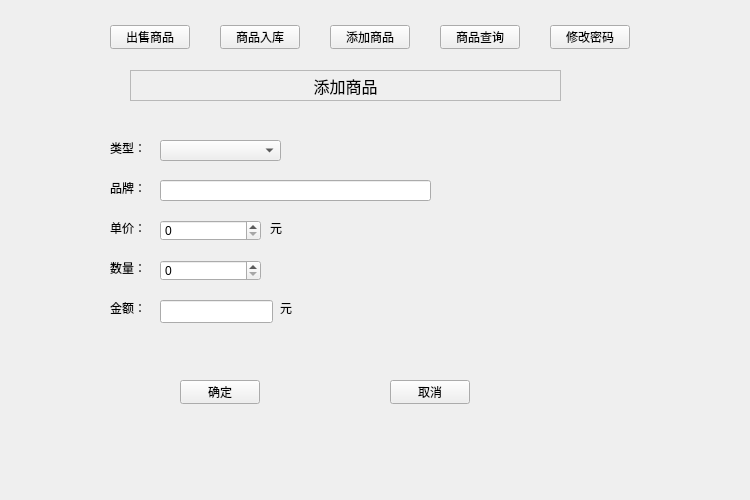
<?xml version="1.0" encoding="UTF-8"?>
<ui version="4.0">
 <class>Widget</class>
 <widget class="QWidget" name="Widget">
  <property name="geometry">
   <rect>
    <x>0</x>
    <y>0</y>
    <width>750</width>
    <height>500</height>
   </rect>
  </property>
  <property name="windowTitle">
   <string>Widget</string>
  </property>
  <widget class="QStackedWidget" name="stackedWidget">
   <property name="geometry">
    <rect>
     <x>20</x>
     <y>50</y>
     <width>700</width>
     <height>410</height>
    </rect>
   </property>
   <property name="currentIndex">
    <number>2</number>
   </property>
   <widget class="QWidget" name="sellPage">
    <widget class="QLabel" name="label">
     <property name="geometry">
      <rect>
       <x>60</x>
       <y>20</y>
       <width>561</width>
       <height>21</height>
      </rect>
     </property>
     <property name="font">
      <font>
       <pointsize>12</pointsize>
      </font>
     </property>
     <property name="frameShape">
      <enum>QFrame::StyledPanel</enum>
     </property>
     <property name="text">
      <string>出售商品</string>
     </property>
     <property name="alignment">
      <set>Qt::AlignCenter</set>
     </property>
    </widget>
    <widget class="QLabel" name="label_2">
     <property name="geometry">
      <rect>
       <x>60</x>
       <y>90</y>
       <width>54</width>
       <height>16</height>
      </rect>
     </property>
     <property name="text">
      <string>类型：</string>
     </property>
    </widget>
    <widget class="QLabel" name="label_3">
     <property name="geometry">
      <rect>
       <x>60</x>
       <y>140</y>
       <width>54</width>
       <height>16</height>
      </rect>
     </property>
     <property name="text">
      <string>品牌：</string>
     </property>
    </widget>
    <widget class="QLabel" name="label_4">
     <property name="geometry">
      <rect>
       <x>60</x>
       <y>190</y>
       <width>54</width>
       <height>16</height>
      </rect>
     </property>
     <property name="text">
      <string>单价：</string>
     </property>
    </widget>
    <widget class="QLabel" name="label_5">
     <property name="geometry">
      <rect>
       <x>60</x>
       <y>240</y>
       <width>54</width>
       <height>16</height>
      </rect>
     </property>
     <property name="text">
      <string>数量：</string>
     </property>
    </widget>
    <widget class="QLabel" name="label_6">
     <property name="geometry">
      <rect>
       <x>60</x>
       <y>290</y>
       <width>31</width>
       <height>16</height>
      </rect>
     </property>
     <property name="text">
      <string>金额：</string>
     </property>
    </widget>
    <widget class="QComboBox" name="sellTypeComboBox">
     <property name="geometry">
      <rect>
       <x>120</x>
       <y>90</y>
       <width>161</width>
       <height>21</height>
      </rect>
     </property>
    </widget>
    <widget class="QComboBox" name="sellBrandComboBox">
     <property name="geometry">
      <rect>
       <x>120</x>
       <y>140</y>
       <width>281</width>
       <height>21</height>
      </rect>
     </property>
    </widget>
    <widget class="QLineEdit" name="sellPriceLineEdit">
     <property name="geometry">
      <rect>
       <x>120</x>
       <y>190</y>
       <width>113</width>
       <height>23</height>
      </rect>
     </property>
    </widget>
    <widget class="QLabel" name="label_7">
     <property name="geometry">
      <rect>
       <x>240</x>
       <y>190</y>
       <width>61</width>
       <height>31</height>
      </rect>
     </property>
     <property name="text">
      <string>元</string>
     </property>
    </widget>
    <widget class="QSpinBox" name="sellNumSpinBox">
     <property name="geometry">
      <rect>
       <x>120</x>
       <y>240</y>
       <width>121</width>
       <height>21</height>
      </rect>
     </property>
    </widget>
    <widget class="QLabel" name="sellLastNumLabel">
     <property name="geometry">
      <rect>
       <x>250</x>
       <y>230</y>
       <width>151</width>
       <height>41</height>
      </rect>
     </property>
     <property name="text">
      <string>剩余数量：000</string>
     </property>
    </widget>
    <widget class="QLineEdit" name="sellSumLineEdit">
     <property name="geometry">
      <rect>
       <x>120</x>
       <y>290</y>
       <width>113</width>
       <height>23</height>
      </rect>
     </property>
    </widget>
    <widget class="QLabel" name="label_9">
     <property name="geometry">
      <rect>
       <x>240</x>
       <y>290</y>
       <width>61</width>
       <height>31</height>
      </rect>
     </property>
     <property name="text">
      <string>元</string>
     </property>
    </widget>
    <widget class="QPushButton" name="sellOkBtn">
     <property name="geometry">
      <rect>
       <x>160</x>
       <y>350</y>
       <width>80</width>
       <height>24</height>
      </rect>
     </property>
     <property name="text">
      <string>确定</string>
     </property>
    </widget>
    <widget class="QPushButton" name="sellCancelBtn">
     <property name="geometry">
      <rect>
       <x>360</x>
       <y>350</y>
       <width>80</width>
       <height>24</height>
      </rect>
     </property>
     <property name="text">
      <string>取消</string>
     </property>
    </widget>
   </widget>
   <widget class="QWidget" name="page">
    <widget class="QLabel" name="label_8">
     <property name="geometry">
      <rect>
       <x>90</x>
       <y>20</y>
       <width>521</width>
       <height>21</height>
      </rect>
     </property>
     <property name="font">
      <font>
       <pointsize>12</pointsize>
      </font>
     </property>
     <property name="frameShape">
      <enum>QFrame::StyledPanel</enum>
     </property>
     <property name="text">
      <string>商品入库</string>
     </property>
     <property name="alignment">
      <set>Qt::AlignCenter</set>
     </property>
    </widget>
    <widget class="QLabel" name="label_10">
     <property name="geometry">
      <rect>
       <x>100</x>
       <y>70</y>
       <width>54</width>
       <height>16</height>
      </rect>
     </property>
     <property name="text">
      <string>类型：</string>
     </property>
    </widget>
    <widget class="QLabel" name="label_11">
     <property name="geometry">
      <rect>
       <x>100</x>
       <y>110</y>
       <width>54</width>
       <height>16</height>
      </rect>
     </property>
     <property name="text">
      <string>品牌：</string>
     </property>
    </widget>
    <widget class="QLabel" name="label_12">
     <property name="geometry">
      <rect>
       <x>100</x>
       <y>150</y>
       <width>54</width>
       <height>16</height>
      </rect>
     </property>
     <property name="text">
      <string>单价：</string>
     </property>
    </widget>
    <widget class="QLabel" name="label_13">
     <property name="geometry">
      <rect>
       <x>100</x>
       <y>190</y>
       <width>54</width>
       <height>16</height>
      </rect>
     </property>
     <property name="text">
      <string>数量：</string>
     </property>
    </widget>
    <widget class="QLabel" name="label_14">
     <property name="geometry">
      <rect>
       <x>100</x>
       <y>230</y>
       <width>54</width>
       <height>16</height>
      </rect>
     </property>
     <property name="text">
      <string>金额：</string>
     </property>
    </widget>
    <widget class="QComboBox" name="goodsTypeComboBox">
     <property name="geometry">
      <rect>
       <x>150</x>
       <y>70</y>
       <width>101</width>
       <height>21</height>
      </rect>
     </property>
    </widget>
    <widget class="QComboBox" name="goodsBrandComboBox">
     <property name="geometry">
      <rect>
       <x>150</x>
       <y>110</y>
       <width>201</width>
       <height>21</height>
      </rect>
     </property>
    </widget>
    <widget class="QLineEdit" name="goodsPriceLineEdit">
     <property name="geometry">
      <rect>
       <x>150</x>
       <y>150</y>
       <width>113</width>
       <height>23</height>
      </rect>
     </property>
    </widget>
    <widget class="QSpinBox" name="goodsNumSpinBox">
     <property name="geometry">
      <rect>
       <x>150</x>
       <y>190</y>
       <width>101</width>
       <height>21</height>
      </rect>
     </property>
    </widget>
    <widget class="QLineEdit" name="goodsSumLineEdit">
     <property name="geometry">
      <rect>
       <x>150</x>
       <y>230</y>
       <width>113</width>
       <height>23</height>
      </rect>
     </property>
    </widget>
    <widget class="QPushButton" name="goodsOkBtn">
     <property name="geometry">
      <rect>
       <x>150</x>
       <y>320</y>
       <width>80</width>
       <height>24</height>
      </rect>
     </property>
     <property name="text">
      <string>确定</string>
     </property>
    </widget>
    <widget class="QPushButton" name="goodsCancelBtn">
     <property name="geometry">
      <rect>
       <x>380</x>
       <y>320</y>
       <width>80</width>
       <height>24</height>
      </rect>
     </property>
     <property name="text">
      <string>取消</string>
     </property>
    </widget>
    <widget class="QLabel" name="label_15">
     <property name="geometry">
      <rect>
       <x>270</x>
       <y>150</y>
       <width>54</width>
       <height>16</height>
      </rect>
     </property>
     <property name="text">
      <string>元</string>
     </property>
    </widget>
    <widget class="QLabel" name="label_16">
     <property name="geometry">
      <rect>
       <x>280</x>
       <y>230</y>
       <width>54</width>
       <height>16</height>
      </rect>
     </property>
     <property name="text">
      <string>元</string>
     </property>
    </widget>
   </widget>
   <widget class="QWidget" name="page_3">
    <widget class="QLabel" name="label_17">
     <property name="geometry">
      <rect>
       <x>110</x>
       <y>20</y>
       <width>431</width>
       <height>31</height>
      </rect>
     </property>
     <property name="font">
      <font>
       <pointsize>12</pointsize>
      </font>
     </property>
     <property name="frameShape">
      <enum>QFrame::StyledPanel</enum>
     </property>
     <property name="text">
      <string>添加商品</string>
     </property>
     <property name="alignment">
      <set>Qt::AlignCenter</set>
     </property>
    </widget>
    <widget class="QLabel" name="label_18">
     <property name="geometry">
      <rect>
       <x>90</x>
       <y>90</y>
       <width>54</width>
       <height>16</height>
      </rect>
     </property>
     <property name="text">
      <string>类型：</string>
     </property>
    </widget>
    <widget class="QComboBox" name="newTypeComboBox">
     <property name="geometry">
      <rect>
       <x>140</x>
       <y>90</y>
       <width>121</width>
       <height>21</height>
      </rect>
     </property>
    </widget>
    <widget class="QLabel" name="label_19">
     <property name="geometry">
      <rect>
       <x>90</x>
       <y>130</y>
       <width>54</width>
       <height>16</height>
      </rect>
     </property>
     <property name="text">
      <string>品牌：</string>
     </property>
    </widget>
    <widget class="QLabel" name="label_20">
     <property name="geometry">
      <rect>
       <x>90</x>
       <y>170</y>
       <width>54</width>
       <height>16</height>
      </rect>
     </property>
     <property name="text">
      <string>单价：</string>
     </property>
    </widget>
    <widget class="QLabel" name="label_21">
     <property name="geometry">
      <rect>
       <x>90</x>
       <y>210</y>
       <width>54</width>
       <height>16</height>
      </rect>
     </property>
     <property name="text">
      <string>数量：</string>
     </property>
    </widget>
    <widget class="QLabel" name="label_22">
     <property name="geometry">
      <rect>
       <x>90</x>
       <y>250</y>
       <width>54</width>
       <height>16</height>
      </rect>
     </property>
     <property name="text">
      <string>金额：</string>
     </property>
    </widget>
    <widget class="QPushButton" name="newOkBtn">
     <property name="geometry">
      <rect>
       <x>160</x>
       <y>330</y>
       <width>80</width>
       <height>24</height>
      </rect>
     </property>
     <property name="text">
      <string>确定</string>
     </property>
    </widget>
    <widget class="QPushButton" name="newCancelBtn">
     <property name="geometry">
      <rect>
       <x>370</x>
       <y>330</y>
       <width>80</width>
       <height>24</height>
      </rect>
     </property>
     <property name="text">
      <string>取消</string>
     </property>
    </widget>
    <widget class="QLineEdit" name="newSumLineEdit">
     <property name="geometry">
      <rect>
       <x>140</x>
       <y>250</y>
       <width>113</width>
       <height>23</height>
      </rect>
     </property>
    </widget>
    <widget class="QSpinBox" name="newPriceSpinBox">
     <property name="geometry">
      <rect>
       <x>140</x>
       <y>170</y>
       <width>101</width>
       <height>21</height>
      </rect>
     </property>
    </widget>
    <widget class="QSpinBox" name="newNumSpinBox">
     <property name="geometry">
      <rect>
       <x>140</x>
       <y>210</y>
       <width>101</width>
       <height>21</height>
      </rect>
     </property>
    </widget>
    <widget class="QLabel" name="label_23">
     <property name="geometry">
      <rect>
       <x>250</x>
       <y>170</y>
       <width>54</width>
       <height>16</height>
      </rect>
     </property>
     <property name="text">
      <string>元</string>
     </property>
    </widget>
    <widget class="QLabel" name="label_24">
     <property name="geometry">
      <rect>
       <x>260</x>
       <y>250</y>
       <width>54</width>
       <height>16</height>
      </rect>
     </property>
     <property name="text">
      <string>元</string>
     </property>
    </widget>
    <widget class="QLineEdit" name="newBrandLineEdit">
     <property name="geometry">
      <rect>
       <x>140</x>
       <y>130</y>
       <width>271</width>
       <height>21</height>
      </rect>
     </property>
    </widget>
   </widget>
   <widget class="QWidget" name="page_4">
    <widget class="QLabel" name="label_25">
     <property name="geometry">
      <rect>
       <x>130</x>
       <y>20</y>
       <width>411</width>
       <height>31</height>
      </rect>
     </property>
     <property name="font">
      <font>
       <pointsize>12</pointsize>
      </font>
     </property>
     <property name="frameShape">
      <enum>QFrame::StyledPanel</enum>
     </property>
     <property name="text">
      <string>商品查询</string>
     </property>
     <property name="alignment">
      <set>Qt::AlignCenter</set>
     </property>
    </widget>
    <widget class="QLabel" name="label_26">
     <property name="geometry">
      <rect>
       <x>60</x>
       <y>80</y>
       <width>54</width>
       <height>16</height>
      </rect>
     </property>
     <property name="text">
      <string>类型：</string>
     </property>
    </widget>
    <widget class="QLabel" name="label_27">
     <property name="geometry">
      <rect>
       <x>60</x>
       <y>120</y>
       <width>54</width>
       <height>16</height>
      </rect>
     </property>
     <property name="text">
      <string>品牌：</string>
     </property>
    </widget>
    <widget class="QComboBox" name="queryTypeComboBox">
     <property name="geometry">
      <rect>
       <x>130</x>
       <y>80</y>
       <width>141</width>
       <height>21</height>
      </rect>
     </property>
    </widget>
    <widget class="QComboBox" name="queryBrandComboBox">
     <property name="geometry">
      <rect>
       <x>130</x>
       <y>120</y>
       <width>221</width>
       <height>21</height>
      </rect>
     </property>
    </widget>
    <widget class="QPushButton" name="queryPushButton">
     <property name="geometry">
      <rect>
       <x>460</x>
       <y>80</y>
       <width>131</width>
       <height>71</height>
      </rect>
     </property>
     <property name="text">
      <string>查询</string>
     </property>
    </widget>
    <widget class="QTableView" name="tableView">
     <property name="geometry">
      <rect>
       <x>50</x>
       <y>180</y>
       <width>541</width>
       <height>191</height>
      </rect>
     </property>
    </widget>
   </widget>
   <widget class="QWidget" name="page_5">
    <widget class="QLabel" name="label_28">
     <property name="geometry">
      <rect>
       <x>120</x>
       <y>20</y>
       <width>441</width>
       <height>31</height>
      </rect>
     </property>
     <property name="font">
      <font>
       <pointsize>12</pointsize>
      </font>
     </property>
     <property name="frameShape">
      <enum>QFrame::StyledPanel</enum>
     </property>
     <property name="text">
      <string>修改密码</string>
     </property>
     <property name="alignment">
      <set>Qt::AlignCenter</set>
     </property>
    </widget>
    <widget class="QLabel" name="label_29">
     <property name="geometry">
      <rect>
       <x>100</x>
       <y>100</y>
       <width>54</width>
       <height>16</height>
      </rect>
     </property>
     <property name="text">
      <string>原密码：</string>
     </property>
    </widget>
    <widget class="QLabel" name="label_30">
     <property name="geometry">
      <rect>
       <x>100</x>
       <y>170</y>
       <width>54</width>
       <height>16</height>
      </rect>
     </property>
     <property name="text">
      <string>新密码：</string>
     </property>
    </widget>
    <widget class="QLineEdit" name="oldPwdLineEdit">
     <property name="geometry">
      <rect>
       <x>160</x>
       <y>100</y>
       <width>113</width>
       <height>23</height>
      </rect>
     </property>
    </widget>
    <widget class="QLineEdit" name="newPwdLineEdit">
     <property name="geometry">
      <rect>
       <x>160</x>
       <y>170</y>
       <width>113</width>
       <height>23</height>
      </rect>
     </property>
    </widget>
    <widget class="QPushButton" name="changePwdBtn">
     <property name="geometry">
      <rect>
       <x>270</x>
       <y>260</y>
       <width>131</width>
       <height>51</height>
      </rect>
     </property>
     <property name="text">
      <string>确定</string>
     </property>
    </widget>
   </widget>
   <widget class="QWidget" name="page_2"/>
  </widget>
  <widget class="QWidget" name="layoutWidget">
   <property name="geometry">
    <rect>
     <x>90</x>
     <y>10</y>
     <width>560</width>
     <height>59</height>
    </rect>
   </property>
   <layout class="QHBoxLayout" name="horizontalLayout" stretch="0,0,0,0,0">
    <property name="spacing">
     <number>30</number>
    </property>
    <property name="leftMargin">
     <number>20</number>
    </property>
    <property name="topMargin">
     <number>15</number>
    </property>
    <property name="rightMargin">
     <number>20</number>
    </property>
    <property name="bottomMargin">
     <number>20</number>
    </property>
    <item>
     <widget class="QPushButton" name="sellBtn">
      <property name="text">
       <string>出售商品</string>
      </property>
     </widget>
    </item>
    <item>
     <widget class="QPushButton" name="buyBtn">
      <property name="text">
       <string>商品入库</string>
      </property>
     </widget>
    </item>
    <item>
     <widget class="QPushButton" name="addBtn">
      <property name="text">
       <string>添加商品</string>
      </property>
     </widget>
    </item>
    <item>
     <widget class="QPushButton" name="queryBtn">
      <property name="text">
       <string>商品查询</string>
      </property>
     </widget>
    </item>
    <item>
     <widget class="QPushButton" name="passwordBtn">
      <property name="text">
       <string>修改密码</string>
      </property>
     </widget>
    </item>
   </layout>
  </widget>
 </widget>
 <resources/>
 <connections/>
</ui>
